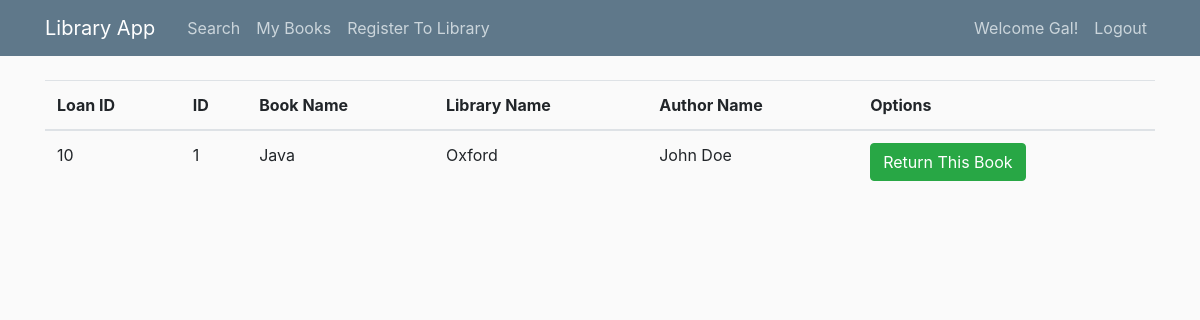
Page /ownedBooks (signed in) on the earlier database version.
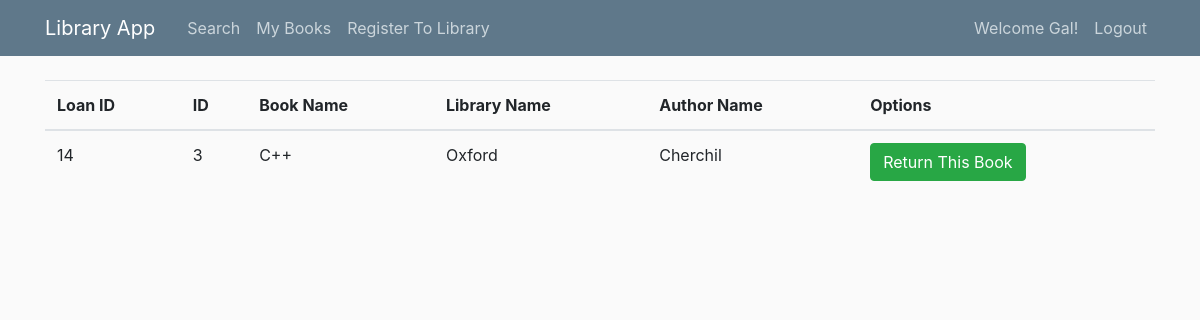
Same page on the later database version.
### models.py (models this page shows, shortened)
class LoanedBook(db.Model):
    loan_id = db.Column(db.Integer, primary_key=True, autoincrement=True)  # loan_id - autoincrement primary key
    member_number = db.Column(db.Integer, db.ForeignKey('membership.member_number'), nullable=False)
    book_id = db.Column(db.Integer, db.ForeignKey('book_in_library.id'), nullable=False)
    library_name = db.Column(db.String(50), nullable=False)
    loan_date = db.Column(db.String(15), nullable=False)  # loan_date - cannot be null
    return_date = db.Column(db.String(15))  # return_date - can be null, will update when book is returned

class BookInLibrary(db.Model):
    id = db.Column(db.Integer, primary_key=True, autoincrement=True)  # id - autoincrement primary key
    book_name = db.Column(db.String(30), db.ForeignKey('book.bookName'), nullable=False)
    library_name = db.Column(db.String(50), db.ForeignKey('library.libraryName'), nullable=False)
    loan_book_id = db.relationship('LoanedBook', backref='b_id', lazy=True)

class Book(db.Model):
    bookName = db.Column(db.String(30), primary_key=True)  # bookName - primary key
    authorName = db.Column(db.String(30), nullable=False)  # authorName-  cannot be null
    genre_type = db.Column(db.String(30), db.ForeignKey('genre.genre_type'), nullable=False)
    book_il = db.relationship('BookInLibrary', backref='book', lazy=True)

### library.py (the view, shortened to what this page needs)
@app.route('/ownedBooks', methods=['GET', 'POST'])
@login_required
def owned_books():
    form = ReturnBookForm()
    user1 = current_user  # Getting the information of the logged user
    current_member = Membership.query.filter_by(member_id=user1.id).first()
    b = LoanedBook.query.filter_by(member_number=current_member.member_id).filter_by(return_date=None)
    return render_template('ownedBooks.html', books=b, return_book=form)  # Rendering the 'owned books' template

### models.py (called while the page is built)
@login_manager.user_loader
def load_user(user_id):
    return User.query.get(int(user_id))

### templates/ownedBooks.html (shortened to what this page needs)
{% extends "books_layout.html" %}
{% block headers %}
    <th scope="col">Loan ID</th>
    <th scope="col">ID</th>
    <th scope="col">Book Name</th>
    <th scope="col">Library Name</th>
    <th scope="col">Author Name</th>
    <th scope="col">Options</th>
{% endblock headers%}
{% block body %}
    {% for book in books %}
    <tr>
        <td>{{ book.loan_id }}</td>
        <td>{{ book.book_id }}</td>
        <td>{{ book.b_id.book_name }}</td>
        <td>{{ book.library_name }}</td>
        <td>{{ book.b_id.book.authorName }}</td>
        <td>
            <button class="btn btn-outline btn-success" data-toggle="modal" data-target="#Modal-ReturnConfirm-{{ book.loan_id }}">Return This Book</button>
        </td>
    </tr>
    {% endfor %}
{% endblock body%}

Differences in the rows shown:
no longer on this page (row edited): LoanedBook: loan_id "10", book_id "1", b_id.book_name "Java", library_name "Oxford", b_id.book.authorName "John Doe"
added LoanedBook: loan_id "14", book_id "3", b_id.book_name "C++", library_name "Oxford", b_id.book.authorName "Cherchil"
